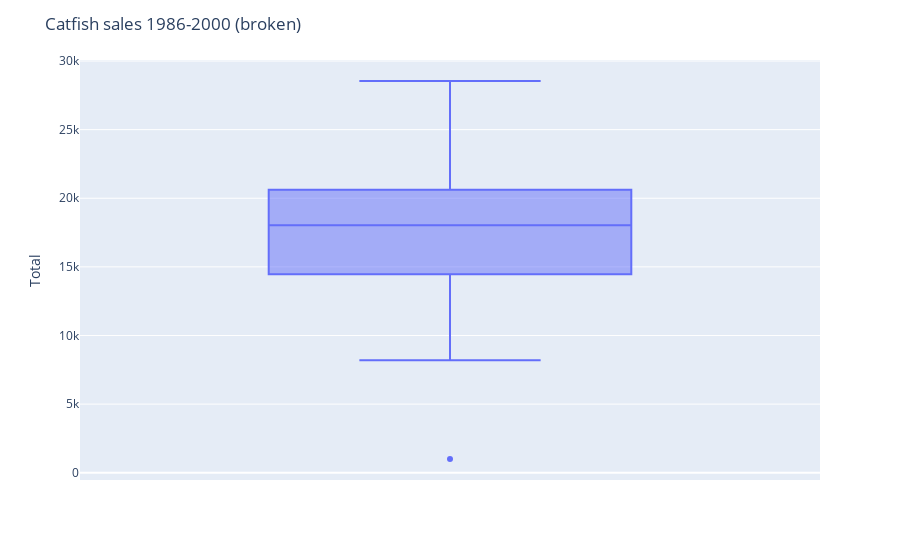

Notebook code cell kept with this figure:
### Code cell
#box plot to see the outlier

import plotly.express as px
fig = px.box(broken_dataset, y="Total")
fig.update_layout(title = 'Catfish sales 1986-2000 (broken)')
fig.show()

### Figure 1 — Plotly figure (JSON) as saved in the notebook; plotly's stock layout.template omitted (floating-point values rounded to 4 significant figures; data arrays with more than 128 entries replaced by an {"elided": "..."} marker saying what was removed)
{"data": [{"alignmentgroup": "True", "hovertemplate": "Total=%{y}<extra></extra>", "legendgroup": "", "marker": {"color": "#636efa"}, "name": "", "notched": false, "offsetgroup": "", "orientation": "v", "showlegend": false, "type": "box", "x0": " ", "xaxis": "x", "y": {"elided": "169 int values"}, "y0": " ", "yaxis": "y"}], "layout": {"boxmode": "group", "legend": {"tracegroupgap": 0}, "margin": {"t": 60}, "title": {"text": "Catfish sales 1986-2000 (broken)"}, "xaxis": {"anchor": "y", "domain": [0, 1]}, "yaxis": {"anchor": "x", "domain": [0, 1], "title": {"text": "Total"}}}}
